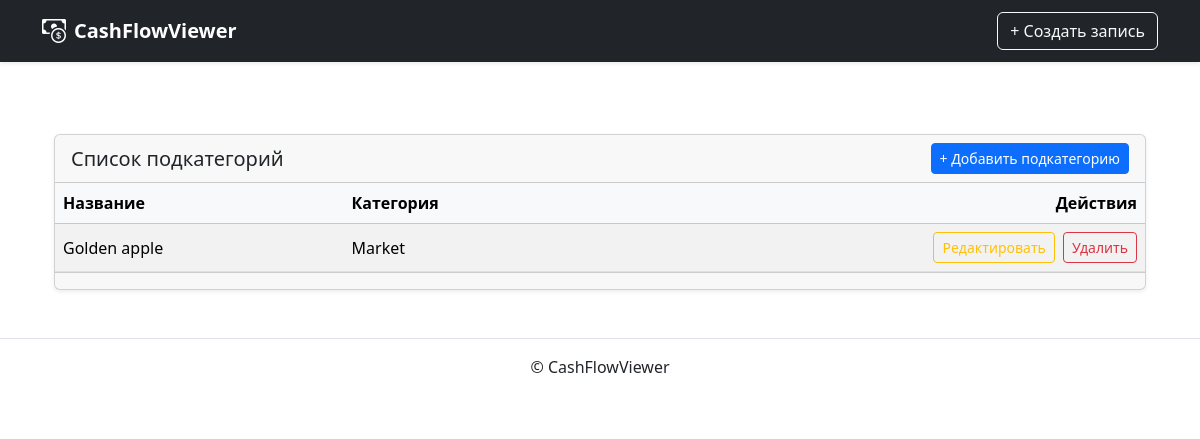
The page /cash/subcategory/ on the database as committed earlier.
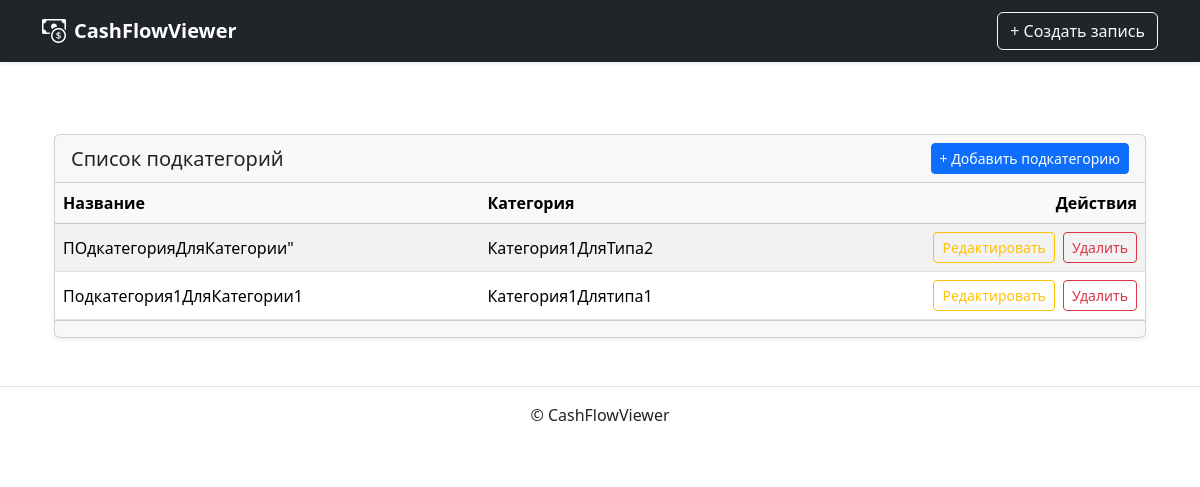
The same page on the database as committed later.
### cashflow/models.py (models this page shows, shortened)
class Subcategory(models.Model):
    name = models.CharField(max_length=100)
    category = models.ForeignKey(
        Category, on_delete=models.CASCADE, related_name='subcategories'
    )
    class Meta:
        verbose_name = 'Подкатегория'
        verbose_name_plural = 'Подкатегории'

class Category(models.Model):
    name = models.CharField(max_length=100)
    type = models.ForeignKey(
        Type, on_delete=models.CASCADE, related_name='categories'
    )
    class Meta:
        verbose_name = 'Категория'
        verbose_name_plural = 'Категории'

### cashflow/views.py (the view)
# urls.py: path('', SubcategoryListView.as_view(), name='subcategory_list'),
class SubcategoryListView(ListView):
    model = Subcategory
    paginate_by = 10
    template_name = 'cashflow/subcategory/list.html'
    ordering = ['name']
    def get_queryset(self):
        qs = super().get_queryset()
        category_id = self.request.GET.get('category')
        if category_id:
            qs = qs.filter(category_id=category_id)
        return qs

### templates/cashflow/subcategory/list.html (shortened to what this page needs)
{% extends "base.html" %}
{% block content %}
<div class="container mt-4">
  <div class="card shadow-sm">
    <div class="card-header d-flex justify-content-between align-items-center">
      <h5 class="mb-0">Список подкатегорий</h5>
      <a href="{% url 'cashflow:subcategory_create' %}" class="btn btn-sm btn-primary">+ Добавить подкатегорию</a>
    </div>
    <div class="card-body p-0">
      <div class="table-responsive">
        <table class="table table-hover table-striped mb-0 align-middle">
          <thead class="table-light">
            <tr>
              <th>Название</th>
              <th>Категория</th>
              <th class="text-end">Действия</th>
            </tr>
          </thead>
          <tbody>
            {% for subcat in page_obj %}
            <tr>
              <td>{{ subcat.name }}</td>
              <td>{{ subcat.category.name }}</td>
              <td class="text-end">
                <a href="{% url 'cashflow:subcategory_update' subcat.pk %}" class="btn btn-sm btn-outline-warning me-1">Редактировать</a>
                <a href="{% url 'cashflow:subcategory_delete' subcat.pk %}" class="btn btn-sm btn-outline-danger">Удалить</a>
              </td>
            </tr>
            {% empty %}
            <tr>
              <td colspan="3" class="text-center text-muted py-4">
                Подкатегории пока не добавлены.
              </td>
            </tr>
            {% endfor %}
          </tbody>
        </table>
      </div>
    </div>
    <div class="card-footer">
    </div>
  </div>
</div>
{% endblock %}

Rows that differ between the two databases and show on the page:
added Subcategory: name "ПОдкатегорияДляКатегории\"", category.name "Категория1ДляТипа2"
changed Subcategory: name "Golden apple" → "Подкатегория1ДляКатегории1"; category.name "Market" → "Категория1Длятипа1"
